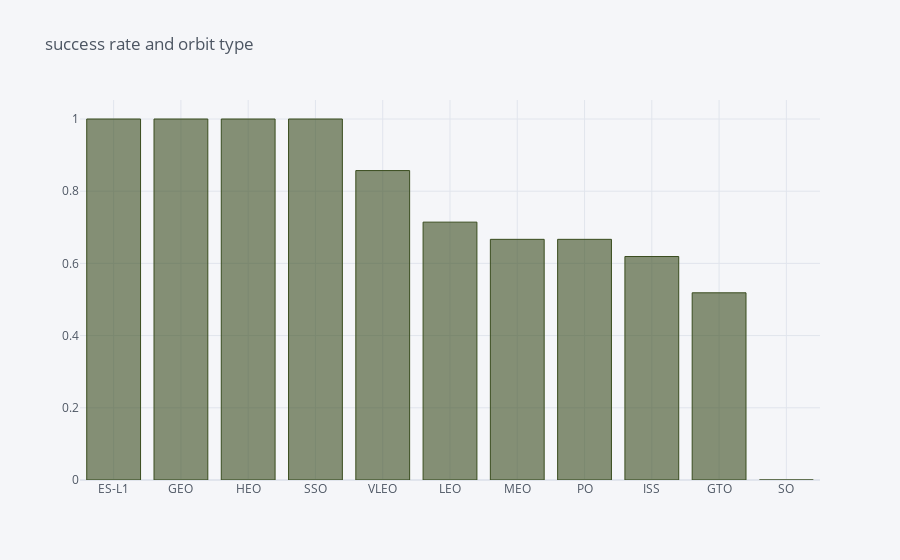

The code cell stored with this chart in its notebook:
### Code cell
# HINT use groupby method on Orbit column and get the mean of Class column
plt.figure(figsize=(14,6))
df.groupby('Orbit')['Class'].mean().sort_values(ascending=False).iplot(kind='bar', color='#394c1e',
                                                                      title ='success rate and orbit type')
plt.show()

### Figure 1 — Plotly figure (JSON) as saved in the notebook; plotly's stock layout.template omitted (floating-point values rounded to 4 significant figures)
{"data": [{"marker": {"color": "rgba(57, 76, 30, 0.6)", "line": {"color": "rgba(57, 76, 30, 1.0)", "width": 1}}, "name": "Class", "orientation": "v", "text": "", "type": "bar", "x": ["ES-L1", "GEO", "HEO", "SSO", "VLEO", "LEO", "MEO", "PO", "ISS", "GTO", "SO"], "y": [1, 1, 1, 1, 0.8571, 0.7143, 0.6667, 0.6667, 0.619, 0.5185, 0]}], "layout": {"legend": {"bgcolor": "#F5F6F9", "font": {"color": "#4D5663"}}, "paper_bgcolor": "#F5F6F9", "plot_bgcolor": "#F5F6F9", "title": {"font": {"color": "#4D5663"}, "text": "success rate and orbit type"}, "xaxis": {"gridcolor": "#E1E5ED", "showgrid": true, "tickfont": {"color": "#4D5663"}, "title": {"font": {"color": "#4D5663"}, "text": ""}, "zerolinecolor": "#E1E5ED"}, "yaxis": {"gridcolor": "#E1E5ED", "showgrid": true, "tickfont": {"color": "#4D5663"}, "title": {"font": {"color": "#4D5663"}, "text": ""}, "zerolinecolor": "#E1E5ED"}}}
